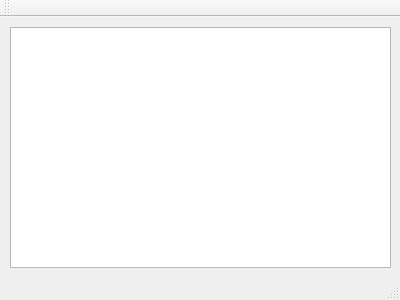
<?xml version="1.0" encoding="UTF-8"?>
<ui version="4.0">
 <class>MainWindow</class>
 <widget class="QMainWindow" name="MainWindow">
  <property name="geometry">
   <rect>
    <x>0</x>
    <y>0</y>
    <width>400</width>
    <height>300</height>
   </rect>
  </property>
  <property name="windowTitle">
   <string>MainWindow</string>
  </property>
  <widget class="QWidget" name="centralWidget">
   <widget class="QTextBrowser" name="textBrowser">
    <property name="geometry">
     <rect>
      <x>10</x>
      <y>10</y>
      <width>381</width>
      <height>241</height>
     </rect>
    </property>
   </widget>
  </widget>
  <widget class="QMenuBar" name="menuBar">
   <property name="geometry">
    <rect>
     <x>0</x>
     <y>0</y>
     <width>400</width>
     <height>23</height>
    </rect>
   </property>
  </widget>
  <widget class="QToolBar" name="mainToolBar">
   <attribute name="toolBarArea">
    <enum>TopToolBarArea</enum>
   </attribute>
   <attribute name="toolBarBreak">
    <bool>false</bool>
   </attribute>
  </widget>
  <widget class="QStatusBar" name="statusBar"/>
 </widget>
 <layoutdefault spacing="6" margin="11"/>
 <resources/>
 <connections/>
</ui>
